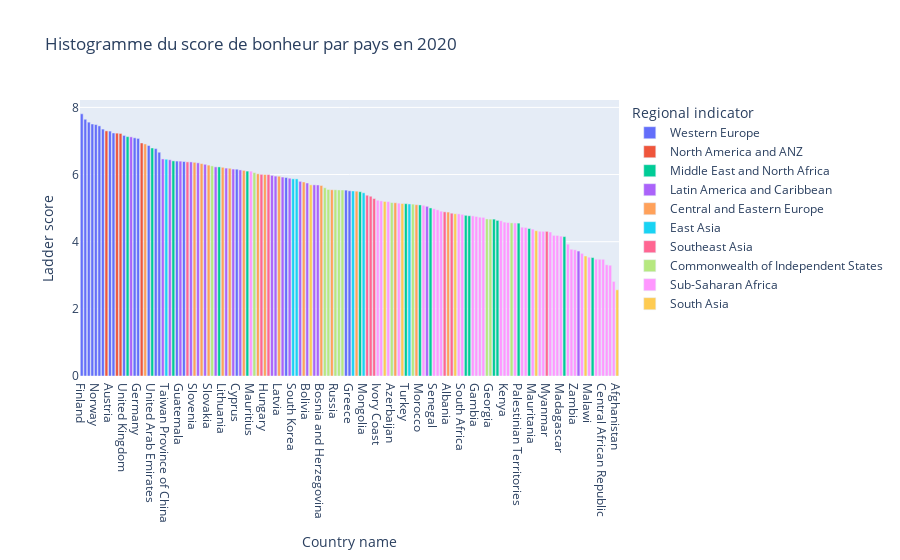

This figure's notebook cell:
### Code cell
# Histogramme

import plotly.express as px
data_2020 = data_2020.sort_values(by='Ladder score', ascending=False)
fig = px.bar(
    data_2020,
    x='Country name',
    y='Ladder score',
    title='Histogramme du score de bonheur par pays en 2020',
    color='Regional indicator'
)
fig.update_xaxes(categoryorder='total descending')
fig.show()

### Figure 1 — Plotly figure (JSON) as saved in the notebook; plotly's stock layout.template omitted (floating-point values rounded to 4 significant figures)
{"data": [{"alignmentgroup": "True", "hovertemplate": "Regional indicator=Western Europe<br>Country name=%{x}<br>Ladder score=%{y}<extra></extra>", "legendgroup": "Western Europe", "marker": {"color": "#636efa", "pattern": {"shape": ""}}, "name": "Western Europe", "offsetgroup": "Western Europe", "orientation": "v", "showlegend": true, "textposition": "auto", "type": "bar", "x": ["Finland", "Denmark", "Switzerland", "Iceland", "Norway", "Netherlands", "Sweden", "Austria", "Luxembourg", "United Kingdom", "Ireland", "Germany", "Belgium", "Malta", "France", "Spain", "Italy", "Cyprus", "Portugal", "North Cyprus", "Greece"], "xaxis": "x", "y": [7.809, 7.646, 7.56, 7.504, 7.488, 7.449, 7.353, 7.294, 7.238, 7.165, 7.094, 7.076, 6.864, 6.773, 6.664, 6.401, 6.387, 6.159, 5.911, 5.536, 5.515], "yaxis": "y"}, {"alignmentgroup": "True", "hovertemplate": "Regional indicator=North America and ANZ<br>Country name=%{x}<br>Ladder score=%{y}<extra></extra>", "legendgroup": "North America and ANZ", "marker": {"color": "#EF553B", "pattern": {"shape": ""}}, "name": "North America and ANZ", "offsetgroup": "North America and ANZ", "orientation": "v", "showlegend": true, "textposition": "auto", "type": "bar", "x": ["New Zealand", "Canada", "Australia", "United States"], "xaxis": "x", "y": [7.3, 7.232, 7.223, 6.94], "yaxis": "y"}, {"alignmentgroup": "True", "hovertemplate": "Regional indicator=Middle East and North Africa<br>Country name=%{x}<br>Ladder score=%{y}<extra></extra>", "legendgroup": "Middle East and North Africa", "marker": {"color": "#00cc96", "pattern": {"shape": ""}}, "name": "Middle East and North Africa", "offsetgroup": "Middle East and North Africa", "orientation": "v", "showlegend": true, "textposition": "auto", "type": "bar", "x": ["Israel", "United Arab Emirates", "Saudi Arabia", "Bahrain", "Kuwait", "Libya", "Turkey", "Morocco", "Algeria", "Iraq", "Lebanon", "Iran", "Jordan", "Palestinian Territories", "Tunisia", "Egypt", "Yemen"], "xaxis": "x", "y": [7.129, 6.791, 6.406, 6.227, 6.102, 5.489, 5.132, 5.095, 5.005, 4.785, 4.772, 4.672, 4.633, 4.553, 4.392, 4.151, 3.527], "yaxis": "y"}, {"alignmentgroup": "True", "hovertemplate": "Regional indicator=Latin America and Caribbean<br>Country name=%{x}<br>Ladder score=%{y}<extra></extra>", "legendgroup": "Latin America and Caribbean", "marker": {"color": "#ab63fa", "pattern": {"shape": ""}}, "name": "Latin America and Caribbean", "offsetgroup": "Latin America and Caribbean", "orientation": "v", "showlegend": true, "textposition": "auto", "type": "bar", "x": ["Costa Rica", "Mexico", "Uruguay", "Guatemala", "Brazil", "El Salvador", "Panama", "Chile", "Trinidad and Tobago", "Colombia", "Nicaragua", "Argentina", "Honduras", "Ecuador", "Jamaica", "Peru", "Bolivia", "Paraguay", "Dominican Republic", "Venezuela", "Haiti"], "xaxis": "x", "y": [7.121, 6.465, 6.44, 6.399, 6.376, 6.348, 6.305, 6.228, 6.192, 6.163, 6.137, 5.975, 5.953, 5.925, 5.89, 5.797, 5.747, 5.692, 5.689, 5.053, 3.721], "yaxis": "y"}, {"alignmentgroup": "True", "hovertemplate": "Regional indicator=Central and Eastern Europe<br>Country name=%{x}<br>Ladder score=%{y}<extra></extra>", "legendgroup": "Central and Eastern Europe", "marker": {"color": "#FFA15A", "pattern": {"shape": ""}}, "name": "Central and Eastern Europe", "offsetgroup": "Central and Eastern Europe", "orientation": "v", "showlegend": true, "textposition": "auto", "type": "bar", "x": ["Czech Republic", "Slovenia", "Kosovo", "Slovakia", "Lithuania", "Poland", "Romania", "Estonia", "Hungary", "Latvia", "Serbia", "Bosnia and Herzegovina", "Montenegro", "Croatia", "Macedonia", "Bulgaria", "Albania"], "xaxis": "x", "y": [6.911, 6.363, 6.325, 6.281, 6.215, 6.186, 6.124, 6.022, 6.0, 5.95, 5.778, 5.674, 5.546, 5.505, 5.16, 5.102, 4.883], "yaxis": "y"}, {"alignmentgroup": "True", "hovertemplate": "Regional indicator=East Asia<br>Country name=%{x}<br>Ladder score=%{y}<extra></extra>", "legendgroup": "East Asia", "marker": {"color": "#19d3f3", "pattern": {"shape": ""}}, "name": "East Asia", "offsetgroup": "East Asia", "orientation": "v", "showlegend": true, "textposition": "auto", "type": "bar", "x": ["Taiwan Province of China", "South Korea", "Japan", "Hong Kong S.A.R. of China", "Mongolia", "China"], "xaxis": "x", "y": [6.455, 5.872, 5.871, 5.51, 5.456, 5.124], "yaxis": "y"}, {"alignmentgroup": "True", "hovertemplate": "Regional indicator=Southeast Asia<br>Country name=%{x}<br>Ladder score=%{y}<extra></extra>", "legendgroup": "Southeast Asia", "marker": {"color": "#FF6692", "pattern": {"shape": ""}}, "name": "Southeast Asia", "offsetgroup": "Southeast Asia", "orientation": "v", "showlegend": true, "textposition": "auto", "type": "bar", "x": ["Singapore", "Philippines", "Thailand", "Malaysia", "Vietnam", "Indonesia", "Laos", "Cambodia", "Myanmar"], "xaxis": "x", "y": [6.377, 6.006, 5.999, 5.384, 5.353, 5.286, 4.889, 4.848, 4.308], "yaxis": "y"}, {"alignmentgroup": "True", "hovertemplate": "Regional indicator=Commonwealth of Independent States<br>Country name=%{x}<br>Ladder score=%{y}<extra></extra>", "legendgroup": "Commonwealth of Independent States", "marker": {"color": "#B6E880", "pattern": {"shape": ""}}, "name": "Commonwealth of Independent States", "offsetgroup": "Commonwealth of Independent States", "orientation": "v", "showlegend": true, "textposition": "auto", "type": "bar", "x": ["Uzbekistan", "Kazakhstan", "Moldova", "Tajikistan", "Russia", "Kyrgyzstan", "Belarus", "Azerbaijan", "Turkmenistan", "Armenia", "Georgia", "Ukraine"], "xaxis": "x", "y": [6.258, 6.058, 5.608, 5.556, 5.546, 5.542, 5.54, 5.165, 5.119, 4.677, 4.673, 4.561], "yaxis": "y"}, {"alignmentgroup": "True", "hovertemplate": "Regional indicator=Sub-Saharan Africa<br>Country name=%{x}<br>Ladder score=%{y}<extra></extra>", "legendgroup": "Sub-Saharan Africa", "marker": {"color": "#FF97FF", "pattern": {"shape": ""}}, "name": "Sub-Saharan Africa", "offsetgroup": "Sub-Saharan Africa", "orientation": "v", "showlegend": true, "textposition": "auto", "type": "bar", "x": ["Mauritius", "Ivory Coast", "Benin", "Congo (Brazzaville)", "Ghana", "Cameroon", "Senegal", "Guinea", "Niger", "Gabon", "South Africa", "Burkina Faso", "Gambia", "Mali", "Nigeria", "Mozambique", "Kenya", "Namibia", "Liberia", "Uganda", "Chad", "Mauritania", "Congo (Kinshasa)", "Swaziland", "Comoros", "Togo", "Ethiopia", "Madagascar", "Sierra Leone", "Burundi", "Zambia", "Lesotho", "Malawi", "Botswana", "Tanzania", "Central African Republic", "Rwanda", "Zimbabwe", "South Sudan"], "xaxis": "x", "y": [6.101, 5.233, 5.216, 5.194, 5.148, 5.085, 4.981, 4.949, 4.91, 4.829, 4.814, 4.769, 4.751, 4.729, 4.724, 4.624, 4.583, 4.571, 4.558, 4.432, 4.423, 4.375, 4.311, 4.308, 4.289, 4.187, 4.186, 4.166, 3.926, 3.775, 3.759, 3.653, 3.538, 3.479, 3.476, 3.476, 3.312, 3.299, 2.817], "yaxis": "y"}, {"alignmentgroup": "True", "hovertemplate": "Regional indicator=South Asia<br>Country name=%{x}<br>Ladder score=%{y}<extra></extra>", "legendgroup": "South Asia", "marker": {"color": "#FECB52", "pattern": {"shape": ""}}, "name": "South Asia", "offsetgroup": "South Asia", "orientation": "v", "showlegend": true, "textposition": "auto", "type": "bar", "x": ["Pakistan", "Maldives", "Nepal", "Bangladesh", "Sri Lanka", "India", "Afghanistan"], "xaxis": "x", "y": [5.693, 5.198, 5.137, 4.833, 4.327, 3.573, 2.567], "yaxis": "y"}], "layout": {"barmode": "relative", "legend": {"title": {"text": "Regional indicator"}, "tracegroupgap": 0}, "title": {"text": "Histogramme du score de bonheur par pays en 2020"}, "xaxis": {"anchor": "y", "categoryorder": "total descending", "domain": [0, 1], "title": {"text": "Country name"}}, "yaxis": {"anchor": "x", "domain": [0, 1], "title": {"text": "Ladder score"}}}}
